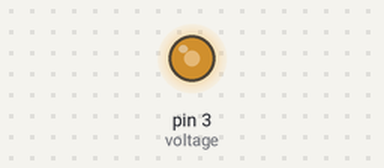
Simulated run of this sketch. Board: Arduino Uno, built with avr-gcc and run on an emulated ATmega328P. On the bench: output pins drawn as LEDs (lit = HIGH).

Above: at 0.1 s.
Timing chart, 0 to 1.6 s (numbered marks = the images above):
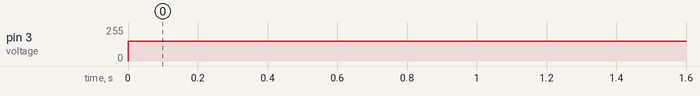

Measured:
- by itself, pin 3 (voltage): 0/255 → 150/255 at 0.00 s

The sketch:

Analogoutput_voltmeter_test.ino
```cpp
float voltage = 3;

void setup() {
  // put your setup code here, to run once:
  pinMode(voltage, OUTPUT);
}

void loop() {

  analogWrite(voltage,150);

}
```
